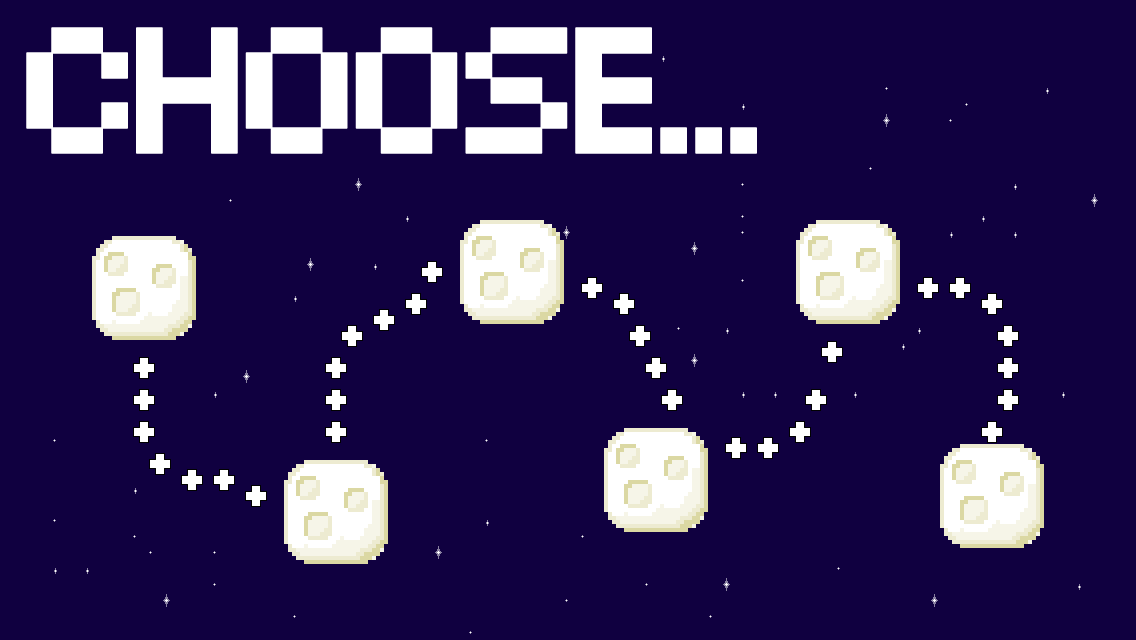

Rendered tile map (Tiled .tmx) drawn with the repository's tilesets; below, a short description and the map source with its tile grids summarised:
An orthogonal 71x40 tile map with 16x16 px tiles, 3 tile layers (Tile Layer 1, Tile Layer 2, Stars), 4 tilesets.

<map version="1.0" orientation="orthogonal" width="71" height="40" tilewidth="16" tileheight="16">
 <tileset firstgid="1" name="background" tilewidth="1136" tileheight="640">
  <image source="../data/splash.png" width="4544" height="640" />
 </tileset>
 <tileset firstgid="5" name="targets" tilewidth="128" tileheight="128">
  <image source="../data/select128.png" width="512" height="128" />
 </tileset>
 <tileset firstgid="9" name="select32" tilewidth="32" tileheight="32">
  <image source="../data/select32.png" width="64" height="32" />
 </tileset>
 <tileset firstgid="11" name="stars" tilewidth="16" tileheight="16">
  <image source="../data/stars.png" width="48" height="16" />
 </tileset>
 <layer name="Tile Layer 1" width="71" height="40">
  <data>[2840 cells, 1 non-empty, 1 distinct tile ids]</data>
 </layer>
 <layer name="Tile Layer 2" width="71" height="40">
  <data>[2840 cells, 37 non-empty, 2 distinct tile ids]</data>
 </layer>
 <layer name="Stars" width="71" height="40">
  <data>[2840 cells, 59 non-empty, 3 distinct tile ids]</data>
 </layer>
</map>
